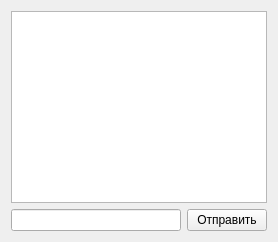
                      <widget class="QWidget" name="tab_14">
                       <attribute name="title">
                        <string>Чат с сотрудником</string>
                       </attribute>
                       <layout class="QGridLayout" name="gridLayout_23">
                        <item row="2" column="0">
                         <widget class="QLineEdit" name="messageToEmployeeEdit"/>
                        </item>
                        <item row="2" column="1">
                         <widget class="QPushButton" name="sendMessageToEmployeeBtn">
                          <property name="text">
                           <string>Отправить</string>
                          </property>
                         </widget>
                        </item>
                        <item row="0" column="0" colspan="2">
                         <widget class="QListWidget" name="chatEmployeeListWidget">
                          <property name="autoScroll">
                           <bool>true</bool>
                          </property>
                          <property name="editTriggers">
                           <set>QAbstractItemView::NoEditTriggers</set>
                          </property>
                          <property name="selectionMode">
                           <enum>QAbstractItemView::NoSelection</enum>
                          </property>
                         </widget>
                        </item>
                       </layout>
                      </widget>
